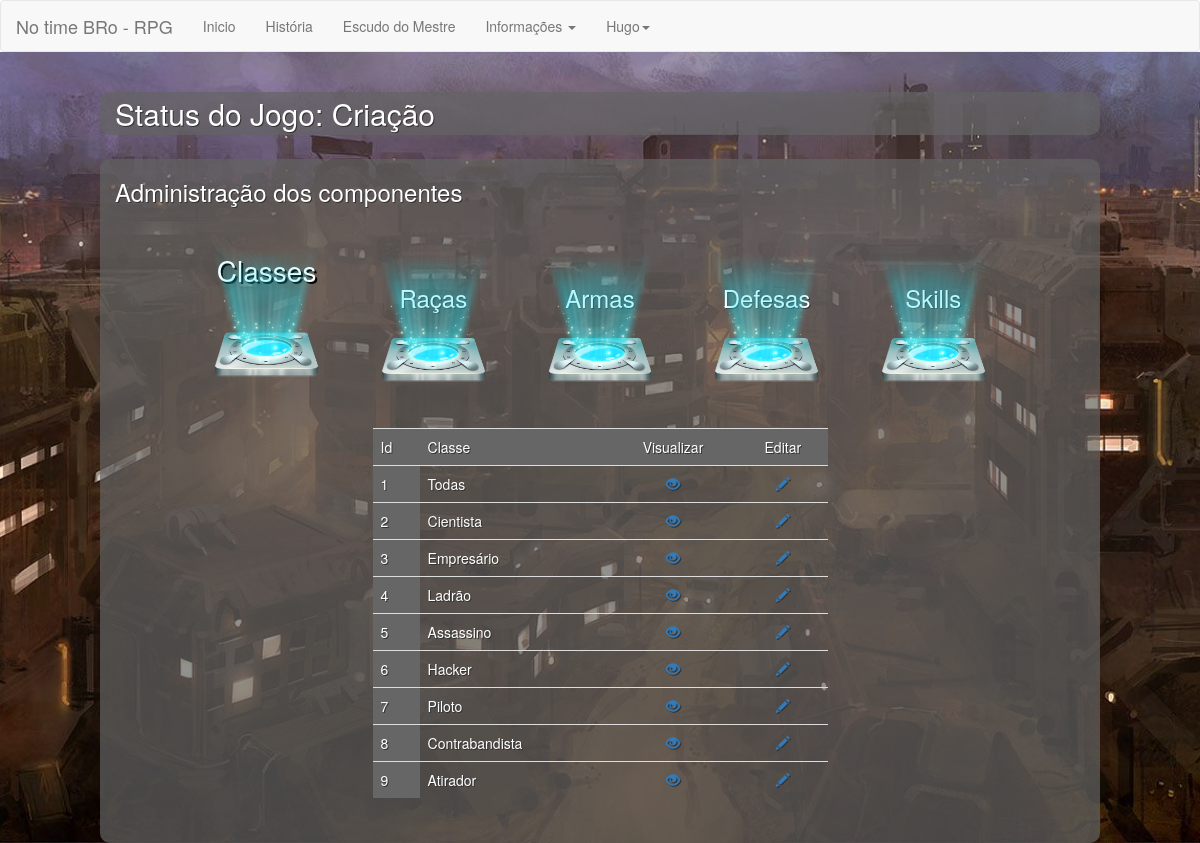
Page /?url=Administrar&T=Classes (signed in) on the committed database.
### tables this page shows
create table tb_classes (
    id_classe int primary key auto_increment,
    nome_classe varchar(255),
    atr1 varchar(255),
    atr2 varchar(255),
    atr3 varchar(255),
    atr4 varchar(255),
    hab_c1 varchar(255),
    hab_c2 varchar(255),
    hab_c3 varchar(255),
    hab_c4 varchar(255),
    hab_c5 varchar(255)
);

### pages/Adm/Classes.php (shortened to what this page needs)
<?php
    $QueryBuscarTodasClasses = "SELECT * FROM tb_classes";
    $ExeQrBuscarTodasClasses = mysqli_query($connection, $QueryBuscarTodasClasses);
    $ResQrBuscarTodasClasses = mysqli_num_rows($ExeQrBuscarTodasClasses);
?>
<div class="col-md-6 col-md-push-3">
    <table class="table table-hover">
        <tr style="background-color:#666">
            <td>Id</td>
            <td>Classe</td>
            <td class="text-center">Visualizar</td>
            <td class="text-center">Editar</td>
        </tr>
        <?php
    if($ResQrBuscarTodasClasses > 0){
        foreach($ExeQrBuscarTodasClasses as $ResClasse):
            ?>
        <tr>
            <td style="background-color:#666"><?php echo $ResClasse['id_classe']?></td>
            <td><?php echo $ResClasse['nome_classe']?></td>
            <td class="text-center">
                <a href="#" data-toggle="modal" data-target="#VisualizarClasse<?php echo $ResClasse['id_classe']?>"><i class="glyphicon glyphicon-eye-open"></i></a>
            </td>
            <td class="text-center">
                <a href="#" data-toggle="modal" data-target="#EditarClasse<?php echo $ResClasse['id_classe']?>"><i class="glyphicon glyphicon-pencil"></i></a>
            </td>
        </tr>
        <?php
        endforeach;
    }
?>
    </table>
</div>

### css/Estilo-Personalizado.css (style rules this page uses)
html { background: url("../img/fundo.jpg") no-repeat center center fixed; -webkit-background-size: cover; -moz-background-size:cover; -o-background-size:cover; width: 100%; height: 100%; position: absolute; }

### rows in the picture
tb_classes: id_classe "1", nome_classe "Todas"
tb_classes: id_classe "2", nome_classe "Cientista"
tb_classes: id_classe "3", nome_classe "Empresário"
tb_classes: id_classe "4", nome_classe "Ladrão"
tb_classes: id_classe "5", nome_classe "Assassino"
tb_classes: id_classe "6", nome_classe "Hacker"
tb_classes: id_classe "7", nome_classe "Piloto"
tb_classes: id_classe "8", nome_classe "Contrabandista"
tb_classes: id_classe "9", nome_classe "Atirador"

### other values in the picture
lmWord($_SESSION['Login']['nome_usuario'], 8) "Hugo"
